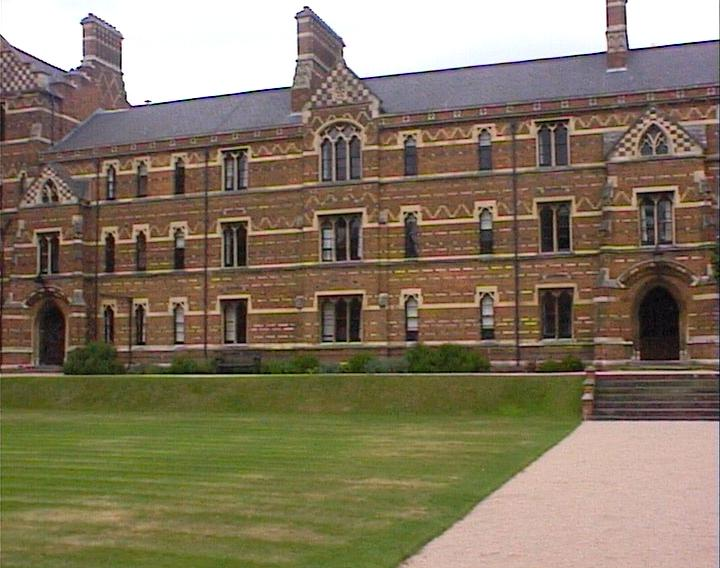
#> input picture sent to TA/images/building1.jpg, 720 x 568 px
$ jupyter execute P1.ipynb
#> lines starting #> are read from the running program, lines starting #| are printed output that depends on the picture; after the words box and inside, x2 and y2 are one past the last pixel; in counts of white or black regions, pixels touching at a corner belong together
<div dir=rtl>
    <h2>
        سوال اول پروژه - سینا باقری نژاد
    </h2>
    </div>

<div dir=rtl>
    ابتدا کتابخوانه های مورد نظر را فراخوانی می کنیم.
    </div>

[cell 1]
import cv2
import numpy as np
import matplotlib.pyplot as plt
import random

<div dir=rtl>
    به منظور نمایش خروجیها در آینده، تابعی را تعریف می کنیم
    </div>

[cell 2]
def showImages(img1, img2):
    plt.figure(figsize=(18, 10))
    plt.subplot(1,2,1); plt.imshow(img1)
    plt.subplot(1,2,2); plt.imshow(img2)
    plt.show()

<div dir=rtl>
    دو تصویر ساختمان را فراخوانده و نمایش میدهیم. همانطور که مشخص است، دو تصویر از یک ساختمان گرفته شده و موقعیت دوربین در هر دو تصویر یکسان است اما زاویه تصویر برداری متفاوت است. در تصویر دوم (تصویر سمت راست) دوربین به سمت راست حرکت کرده است. در این تمرین میخواهیم ماتریس هموگرافی را طوری بیابیم که از تصویر اول (سمت چپ) بتوان به تصویر دوم (سمت راست) منطبق شد.
    </div>

[cell 3]
image1 = cv2.imread('images/building1.jpg')
#> image1 is the input picture: shape (568, 720, 3); mean B, G, R 97.8, 119.2, 132.3
image2 = cv2.imread('images/building2.jpg')
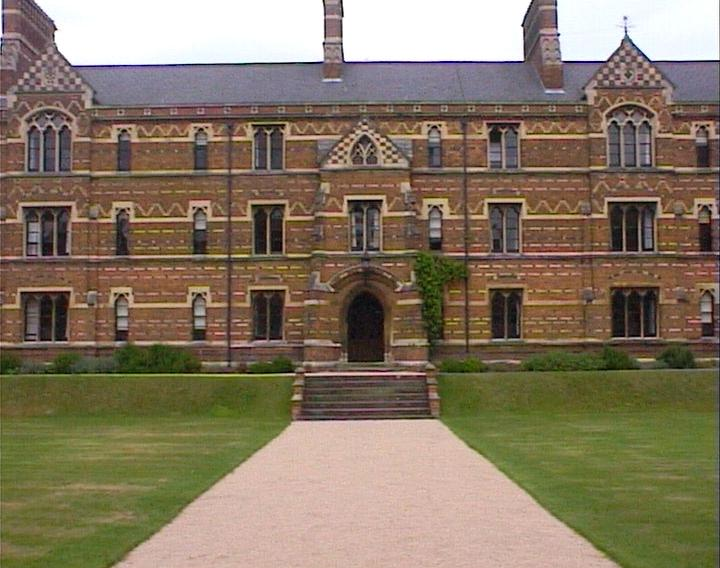
#> input picture sent to TA/images/building2.jpg, 720 x 568 px
#> image2 is the input picture: shape (568, 720, 3); mean B, G, R 98.5, 118.8, 133.1
showImages(image1, image2)

<div dir=rtl>
    ابتدا نقاط کلیدی در هر دو تصویر را شناسایی می کنیم. به این منظور از روش Harris استفاده کرده ایم. در این روش کنجها و گوشه ها به عنوان نقاط ویژگی در نظر گرفته می شوند. این نقاط را بر روی تصاویر نمایش داده ایم. همانطور که مشخص است، با تغییر پارامترها توانسته ایم نقاط مشخص و خوبی را تعیین کنیم.
    </div>

[cell 4]
def harrisCorner(img):
    feature_params = dict( maxCorners = 0,
                       qualityLevel = 0.05,
                       minDistance = 10,
                       useHarrisDetector=True,
                       blockSize = 7,
                       k = 0
                     )
    gray = cv2.cvtColor(img,cv2.COLOR_BGR2GRAY)
    corners = cv2.goodFeaturesToTrack(gray, mask = None, **feature_params)
    return corners

def showCorners(image, corners):
    img = image.copy()
    corners = np.int0(corners)
    for i in corners:
        x,y = i.ravel()
        cv2.circle(img,(x,y),3,255,-1)
    return img


corners1 = harrisCorner(image1)
#> in harrisCorner, `gray = cv2.cvtColor(img,cv2.COLOR_BGR2GRAY)`:
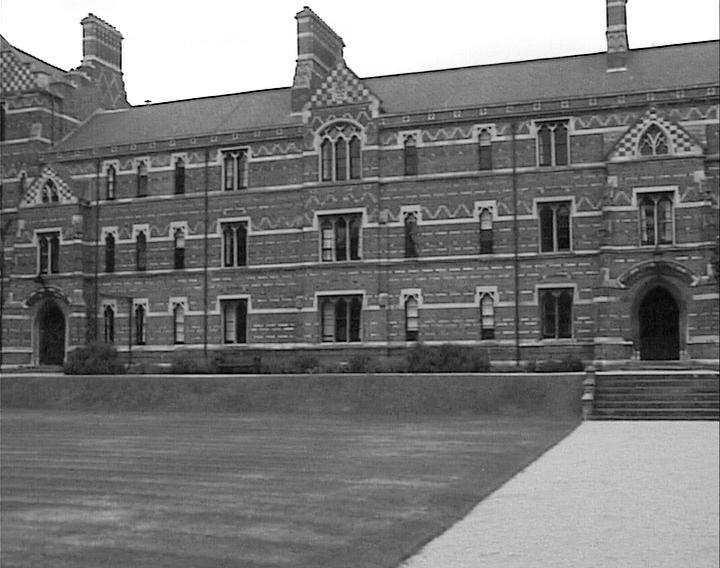
#> gray: shape (568, 720); min 0, max 255, mean 120.7
#> in harrisCorner, `corners = cv2.goodFeaturesToTrack(gray, mask = None, **feature_params)`: corners = 113 rows, first 8: [631, 46], [306, 8], [147, 102], [297, 15], [90, 15], [73, 70], [298, 62], [121, 72]
#> corners1 has the same summary as corners in harrisCorner
corners2 = harrisCorner(image2)
#> in harrisCorner (call 2), `gray = cv2.cvtColor(img,cv2.COLOR_BGR2GRAY)`:
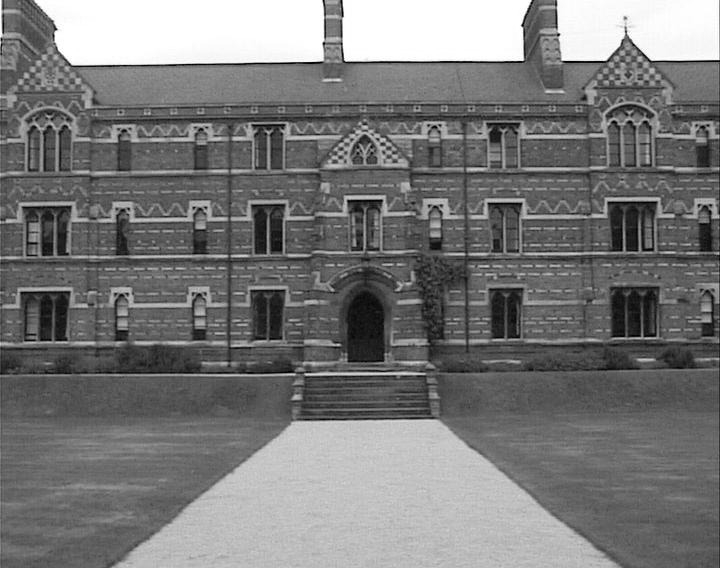
#> gray: shape (568, 720); min 0, max 255, mean 120.8
#> in harrisCorner (call 2), `corners = cv2.goodFeaturesToTrack(gray, mask = None, **feature_params)`: corners = 124 rows, first 8: [521, 58], [346, 58], [325, 44], [557, 35], [1, 34], [523, 24], [55, 28], [563, 59]
#> corners2 has the same summary as corners in harrisCorner

showImages(showCorners(image1, corners1), showCorners(image2, corners2))
#> in showCorners, `corners = np.int0(corners)`: corners = 113 rows, first 8: [631, 46], [306, 8], [147, 102], [297, 15], [90, 15], [73, 70], [298, 62], [121, 72]
#> the loop in showCorners, `for i in corners:` made 113 passes
#> after the loop in showCorners, `for i in corners:`:
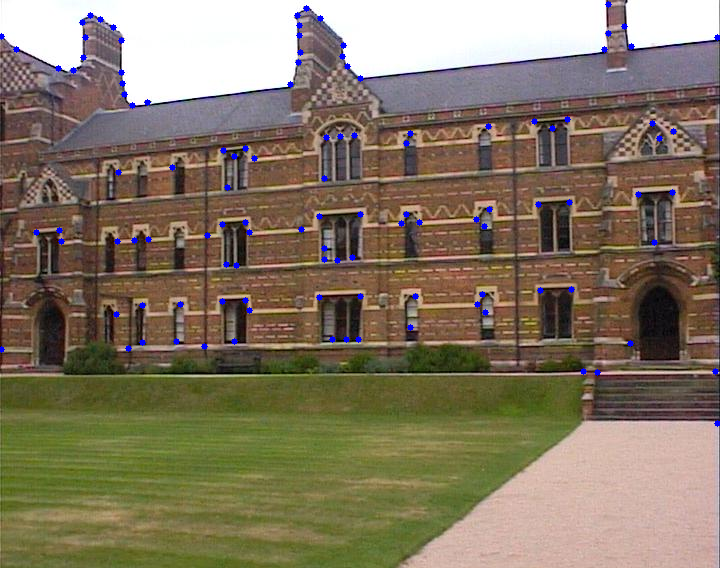
#> img: shape (568, 720, 3); 0.8% of pixels changed, all inside (x1, y1, x2, y2) = (0, 1, 720, 427)
#> in showCorners (call 2), `corners = np.int0(corners)`: corners = 124 rows, first 8: [521, 58], [346, 58], [325, 44], [557, 35], [1, 34], [523, 24], [55, 28], [563, 59]
#> the loop in showCorners (call 2), `for i in corners:` made 124 passes
#> after the loop in showCorners (call 2), `for i in corners:`:
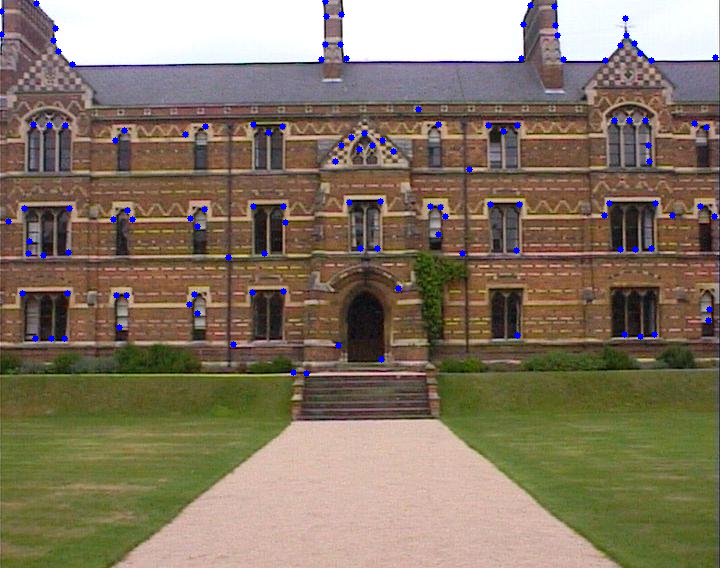
#> img: shape (568, 720, 3); 0.87% of pixels changed, all inside (x1, y1, x2, y2) = (0, 0, 719, 377)

<div dir=rtl>
    به منظور اینکه حرکت نقاط ویژگی را بین این دو تصویر رصد کنیم، از روش Lucas-Kanade استفاده خواهیم کرد. این روش نقاط ویژگی در یک تصویر را گرفته و محل آنها در تصویر دوم را پیش بینی میکند. از آنجایی که ما در هر دو تصویر نقاط ویژگی داریم، از این الگوریتم هر دو تصویر استفاده کرده ایم. یعنی هم بررسی کرده ایم که نقاط ویژگی تصویر اول به چه نقاطی در تصویر دوم رفته اند، و هم بررسی کرده ایم که نقاط ویژگی در تصویر دوم، از چه نقاطی از تصویر اول آمده اند. سپس نقاط متناظر را با هم گزارش میکنیم. اینطور از تمام نقاط ویژگی دو تصویر استفاده شده است.
    </div>

[cell 5]
def lk_tracker(img1, img2, keypoints):
    lk_params = dict(winSize  = (5,5),
                     maxLevel = 7,
                     criteria = (cv2.TERM_CRITERIA_EPS | cv2.TERM_CRITERIA_COUNT, 10, 0.03)
                    )
    img1_gray = cv2.cvtColor(img1, cv2.COLOR_BGR2GRAY)
    img2_gray = cv2.cvtColor(img2, cv2.COLOR_BGR2GRAY)
    p0 = keypoints
    mask = np.zeros_like(img1)
    color = np.random.randint(0,255,(100,3))
    p1, st, err = cv2.calcOpticalFlowPyrLK(img1_gray, img2_gray, p0, None, **lk_params)
    if p1 is not None:
        good_points_1 = p0[st==1]
        good_points_2 = p1[st==1]
    return good_points_1, good_points_2

def two_side_lk(img1, img2, keypoints1, keypoints2):
    p1, p2 = lk_tracker(img1, img2, keypoints1)
#> in lk_tracker, `lk_params = dict(winSize  = (5,5), maxLevel = 7, criteria = (cv2.TERM_..`: lk_params = {'winSize': (5, 5), 'maxLevel': 7, 'criteria': (3, 10, 0.03)}
#> in lk_tracker, `p0 = keypoints`: p0 = 113 rows, first 8: [631, 46], [306, 8], [147, 102], [297, 15], [90, 15], [73, 70], [298, 62], [121, 72]
#> in lk_tracker, `p1, st, err = cv2.calcOpticalFlowPyrLK(img1_gray, img2_gray, p0, None,..`: p1 = 113 rows, first 8: [563.8, 58.02], [332.8, -14.87], [26.27, -7.12], [148.6, 72.77], [33.28, -119.7], [-66.3, -4.66], [324.6, 44.99], [40.87, -34.16]; st = 113 values, max 1 at index 0, min 0 at index 1, mean 0.699; err = 113 values, max 57.51 at index 65, min -30615.2 at index 104, mean -1205.4
#> in lk_tracker, `good_points_1 = p0[st==1]`: good_points_1 = 79 pairs, first value 59 to 673, second value 4 to 372
#> in lk_tracker, `good_points_2 = p1[st==1]`: good_points_2 = 79 pairs, first value 25.19 to 667.5, second value 0.708 to 373.3
    q2, q1 = lk_tracker(img2, img1, keypoints2)
    good_points_1 = np.concatenate((p1, q1), axis=0)
    good_points_2 = np.concatenate((p2, q2), axis=0)
    return good_points_1, good_points_2

good_points_1, good_points_2 = two_side_lk(image1, image2, corners1, corners2)
#> in two_side_lk, `p1, p2 = lk_tracker(img1, img2, keypoints1)`: p1 has the same summary as good_points_1 in lk_tracker; p2 has the same summary as good_points_2 in lk_tracker
#> in lk_tracker (call 2), `p0 = keypoints`: p0 has the same summary as corners in showCorners
#> in lk_tracker (call 2), `p1, st, err = cv2.calcOpticalFlowPyrLK(img1_gray, img2_gray, p0, None,..`: p1 = 124 rows, first 8: [604.4, 48.14], [354.9, 69.42], [299.7, 40.68], [624.5, 31.74], [-125.3, 29.2], [607.6, 10.07], [-282.6, 26.41], [630.7, 46.94]; st = 124 values, max 1 at index 0, min 0 at index 4, mean 0.669
#> in two_side_lk, `q2, q1 = lk_tracker(img2, img1, keypoints2)`: q2 = 83 pairs, first value 29 to 672, second value 5 to 373; q1 = 83 pairs, first value 4.4 to 719.2, second value 10.07 to 371.7
#> in two_side_lk, `good_points_1 = np.concatenate((p1, q1), axis=0)`: good_points_1 = 162 pairs, first value 4.4 to 719.2, second value 4 to 372
#> in two_side_lk, `good_points_2 = np.concatenate((p2, q2), axis=0)`: good_points_2 = 162 pairs, first value 25.19 to 672, second value 0.708 to 373.3

<div dir=rtl>
    همانطور که میبینید در دو تصویر بردارهایی مشاهده می شود. ابتدای هر بردار نقطه ای را نمایش می دهد که در تصویر اول بوده است و انتهای بردار نشان میدهد که آن نقطه به چه محلی در تصویر دوم رفته است. همانطور که میبینید، تعداد بردارهای حاصل بسیار زیاد هستند و همه با هم در جهت چرخش تصویر موافق نیستند. بنابراین لازم است با رای گیری به روش ransac آن جهت بردارهایی که رای بیشتری را میآورند را بدست آوریم.
    </div>

[cell 6]
color = np.random.randint(0, 255, (len(good_points_1), 3))
#> color = 162 rows, first 8: [222, 91, 43], [63, 159, 148], [198, 9, 188], [91, 111, 163], [83, 76, 18], [113, 74, 226], [225, 171, 131], [140, 228, 58]
mask = np.zeros_like(image1)
frame1 = image1.copy()
frame2 = image2.copy()
for i,(i2,i1) in enumerate(zip(good_points_2, good_points_1)):
    a,b = i2.ravel()
    c,d = i1.ravel()
    mask = cv2.line(mask, (int(a),int(b)),(int(c),int(d)), color[i].tolist(), 2)
    frame1 = cv2.circle(frame1,(int(a),int(b)),5,color[i].tolist(),-1)
    frame2 = cv2.circle(frame2,(int(a),int(b)),5,color[i].tolist(),-1)
#> this loop made 162 passes
#> (a, b, c, d) on passes 1 to 3: (563.8, 58.02, 631, 46), (148.6, 72.77, 297, 15), (324.6, 44.99, 298, 62)
#> frame1: shape (568, 720, 3); mean B, G, R 98.6, 119.9, 132.2
#> frame2: shape (568, 720, 3); mean B, G, R 99.3, 119.4, 133.1
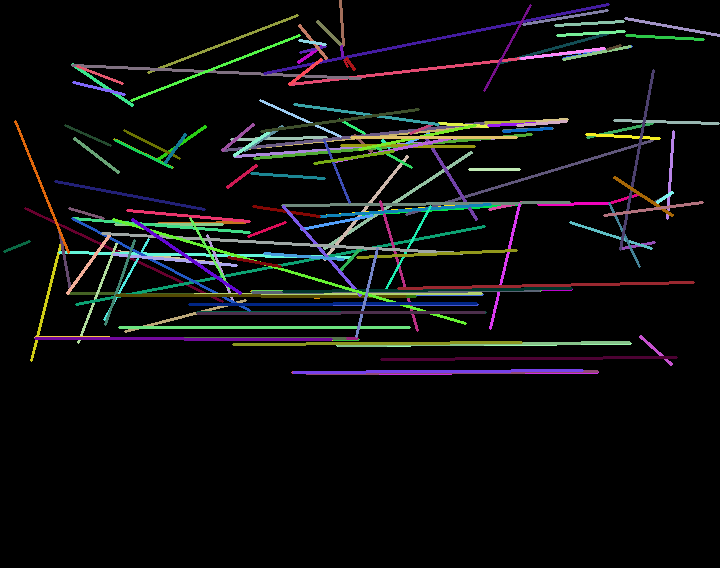
#> mask: shape (568, 720, 3); mean of channels 0, 1, 2 13.4, 13.5, 12.7; drawn as B, G, R
img1 = cv2.add(frame1,mask)
img2 = cv2.add(frame2,mask)

showImages(img1, img2)

<div dir=rtl>
    به منظور محاسبه ماتریس هموگرافی ما نیاز به ۴ جفت نقطه متناظر یا همان بردارهای تصویر قبل داریم. با هر ۴ جهت نقطه، چه با هم موافق یا مخالف باشند، یک ماتریس هموگرافی حاصل می شود. تابع مربوط به محاسبه ماتریس هموگرافی در ادامه تعریف شده است. همچنین تابعی برای انتخاب تصادفی بین این بردارها نیز تعریف شده است. با هر بار اجرای تکه کد پایین، یک ماتریس هموگرافی تولید می شود که به احتمال زیاد با تکرار این کار ماتریس متفاوتی حاصل خواهد شد. زیرا هر بار ۴ تا از بردارهای تصویر بالا را به تصادف انتخاب کرده و با توجه به آن ماتریس هموگرافی را محاسبه می کند.
    </div>

[cell 7]
def get_random_points(points_1, points_2, k=4):
    indices = random.sample(list(range(len(points_1))), k)
    return points_1[indices], points_2[indices]

def homography(p1, p2):
    A = np.zeros((len(p1) * 2, 9))
    for i in range(len(p1)):
        x1, y1 = p1[i, 0], p1[i, 1]
        x2, y2 = p2[i, 0], p2[i, 1]
        A[2*i] = [-x1, -y1, -1, 0, 0, 0, x2*x1, x2*y1, x2]
        A[2*i+1] = [0, 0, 0, -x1, -y1, -1, y2*x1, y2*y1, y2]

    u, s, vh = np.linalg.svd(A)
    h = vh[8].reshape(3, 3)
    return h

p1, p2 = get_random_points(good_points_1, good_points_2)
#> in get_random_points, `indices = random.sample(list(range(len(points_1))), k)`: indices = [98, 107, 10, 66]
#> p1 = [[244.5, 150.3], [249.6, 221.2], [360, 296], [410, 133]]; p2 = [[282, 126], [127, 210], [67.18, 293.6], [434.7, 123.6]]
h = homography(p1, p2)
#> the loop in homography, `for i in range(len(p1)):` made 4 passes
#> (x1, y1, x2, y2) on passes 1 to 4: (244.5, 150.3, 282, 126), (249.6, 221.2, 127, 210), (360, 296, 67.18, 293.6), (410, 133, 434.7, 123.6)
#> in homography, `u, s, vh = np.linalg.svd(A)`: s = [264381.3, 48124.2, 701.2, 365.3, 105.2, 66.54, 11.81, 0.0671]
#> in homography, `h = vh[8].reshape(3, 3)`: h = [[0.00267, -0.00582, 0.959], [0.000543, 0.00318, -0.282], [2.05e-06, 4.53e-07, 0.00204]]
h
#> Out has the same summary as h in homography

<div dir=rtl>
    بنابراین برای اینکه ماتریس هموگرافی متناظر با جهت حرکت دوربین را پیدا کنیم، از رای گیری به روش Ransac استفاده خواهیم کرد. در این روش هر بار به طور تصادف ۴ جفت نقطه متناظر در نظر گرفته شده و ماتریس هموگرافی را تشکیل میدهیم. سپس همه نقاط را با استفاده از این ماتریس هموگرافی انتقال میدهیم. اگر اختلاف نقطه انتقال یافته با نقطه ای که بردار مربوطه هر نقطه بیان میکند کم بود، آن نقطه به عنوان یک رای برای ماتریس هموگرافی تعیین میشود. بدیهی است که برای محاسبه ماتریس هموگرافی بهینه، باید همه حالات ممکن بررسی شود. اما چون با توجه به تعداد بالای جفت نقاط، تعداد حالات بسیار بالا است، تعداد دور نمونه گیری را با استفاده از علم آمار طوری تعیین میکنیم که احتمال اینکه بتوانیم یک ترکیب از ۴ برداری که جهت درست را مشخص میکنند انتخاب کنیم حداقل به اندازه p باشد. یعنی بتوانیم با ضریب اطمینان p بگوییم که هیچ بردار نادرست و پرتی در تعیین هموگرافی نقشی نداشته است.
    </div>

[cell 8]
def to_homogeneous(points):
    return np.append(points, np.ones([points.shape[0], 1]), axis=1)

def to_cartesian(points):
    return np.delete(points / points[:,-1].reshape(-1,1), -1, axis=1)

def n_iteration(p, e, s=4):
    return round(np.log(1-p)/np.log(1-(1-e)**s))

def get_votes(good_points_1, good_points_2, h, threshold):
    points_prime = to_cartesian((h @ to_homogeneous(good_points_1).T).T)
    votes = np.linalg.norm(points_prime - good_points_2, axis=1) < threshold
    count_votes = votes.sum()
    voters = (good_points_1[votes], good_points_2[votes])
    return count_votes, voters

def ransac(good_points_1, good_points_2, iterations, threshold=5):
    best_h = np.zeros((3, 3))
    best_votes = 0
    best_voters = (0, 0)
    for _ in range(iterations):
        p1, p2 = get_random_points(good_points_1, good_points_2)
        h = homography(p1, p2)
        votes, voters = get_votes(good_points_1, good_points_2, h, threshold)
        if votes > best_votes:
            best_votes = votes
            best_h = h
            best_voters = voters
    return best_h, best_votes, best_voters

<div dir=rtl>
    در تصویر زیر، بردارها (جفت نقاط) که به ماتریس هموگرافی منتخب از طریق ransac رای داده اند را مشاهده می کنید. ماتریس هموگرافی ۳۲ رای موافق از جفت نقاط را کسب کرده است. همانطور که دیده میشود همه این بردارها به حرکت دوربین به سمت راست اعتقاد دارند و به نظر میرسد ماتریس هموگرافی مناسبی انتخاب شده است.
    </div>

[cell 9]
p = 0.99
e = 0.9
iterations = n_iteration(p, e)

h, v, bv = ransac(good_points_1, good_points_2, iterations, threshold=5)
#> the loop in ransac, `for _ in range(iterations):` made 46049 passes
#> (indices in get_random_points, p1, p2, s in homography, count_votes in get_votes, votes, best_voters) on passes 1, 8: ([130, 124, 103, 77], [[171.8, 167.3], [539.8, 290.3], [415.4, 296.5], [301, 229]], [[115, 140], [252, 292], [126, 295], [372.4, 215.8]], [332331.4, 25267.6, 911.4, 248.7, 81.12, 74.19, 10.2, 0.201], 5, 5, 2 point arrays, longest 5 points), ([52, 141, 122, 113], [[630, 343], [314.7, 163.7], [179.4, 158.5], [481.6, 293.7]], [[337.9, 345.3], [393, 151], [124, 130], [194, 294]], [428420.4, 13221.7, 1000.7, 230, 172.8, 50.3, 17.06, 0.211], 7, 7, 2 point arrays, longest 7 points)

color = np.random.randint(0, 255, (len(bv[1]), 3))
mask = np.zeros_like(image1)
frame1 = image1.copy()
frame2 = image2.copy()
for i,(i2,i1) in enumerate(zip(bv[1], bv[0])):
    a,b = i2.ravel()
    c,d = i1.ravel()
    mask = cv2.line(mask, (int(a),int(b)),(int(c),int(d)), color[i].tolist(), 2)
    frame1 = cv2.circle(frame1,(int(a),int(b)),5,color[i].tolist(),-1)
    frame2 = cv2.circle(frame2,(int(a),int(b)),5,color[i].tolist(),-1)
#> this loop made 32 passes
#> (i2, i1) on passes 1 to 8: ([72.98, 65.56], [360, 78]), ([67.18, 293.6], [360, 296]), ([194.4, 294.5], [482, 294]), ([51.07, 338], [346, 339]), ([306.4, 373.3], [597, 372]), ([64.51, 338.2], [358, 339]), ([197.6, 312.3], [485, 312]), ([337.9, 345.3], [630, 343])
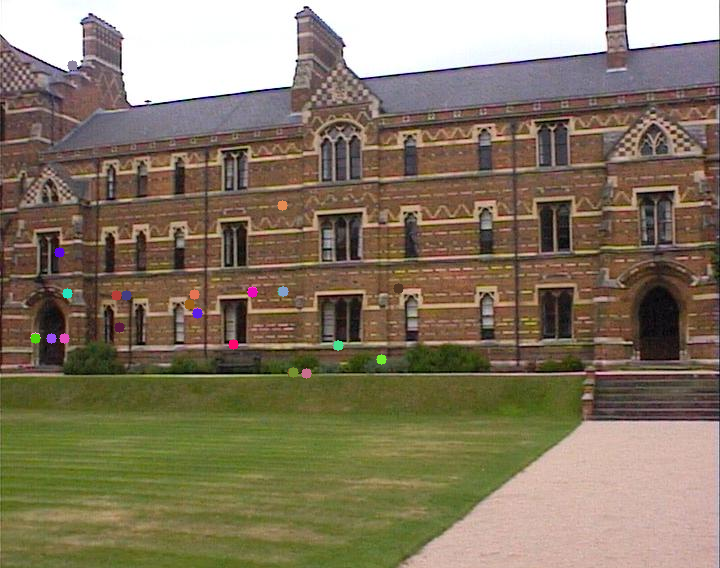
#> frame1: shape (568, 720, 3); mean B, G, R 98, 119.3, 132.4
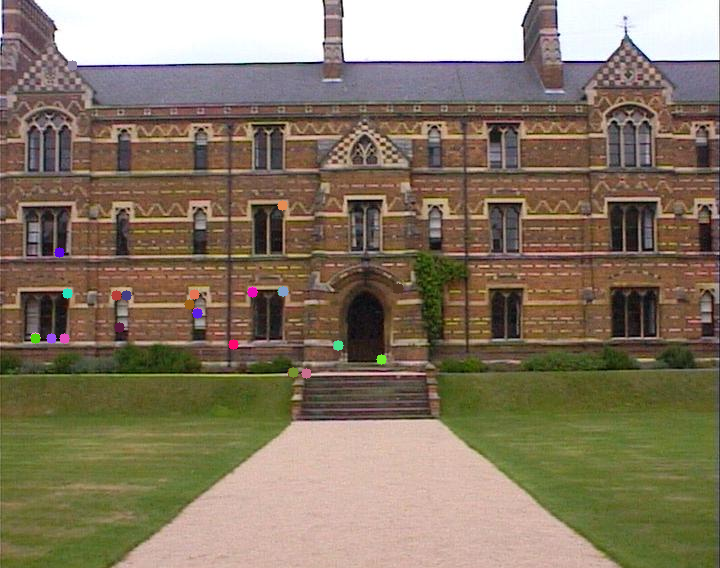
#> frame2: shape (568, 720, 3); mean B, G, R 98.7, 118.9, 133.3
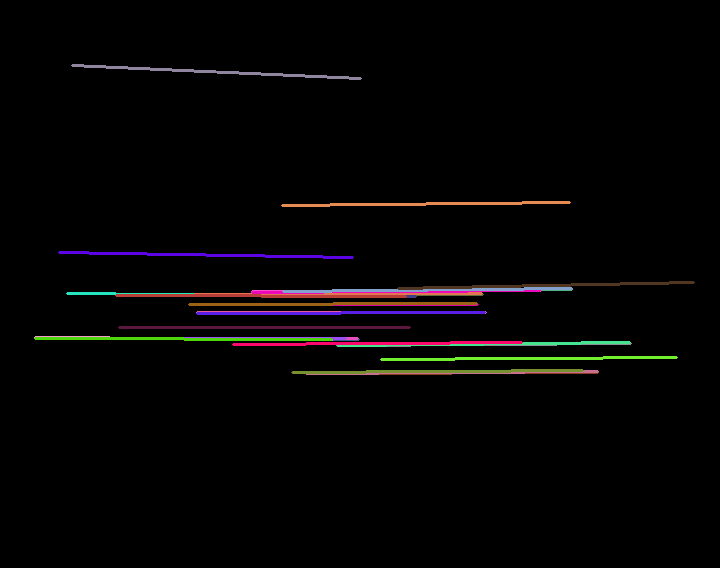
#> mask: shape (568, 720, 3); mean of channels 0, 1, 2 3.8, 3.7, 5; drawn as B, G, R
img1 = cv2.add(frame1,mask)
img2 = cv2.add(frame2,mask)

print('Max Votes:', v)
#| Max Votes: 32
showImages(img1, img2)

<div dir=rtl>
    حال با استفاده از ماتریس هموگرافی محاسبه شده، تصویر اول را به طوری دوران میدهیم که بر تصویر دوم منطبق شود. در زیر دو تصویر را مشاهده میکنید. تصویر سمت راست همان تصویر دوم است و تصویر سمت چپ، تصویر اول است که با چرخش در محل تصویر دوم آمده است. همانطور که مشخص است این حرکت به خوبی انجام شده و تصویر اول دقیقا در محل تصویر دوم قرار گرفته است.
    </div>

[cell 10]
x, y = image2.shape[:2]
transfered_image1 = cv2.warpPerspective(image1, h, (y, x))
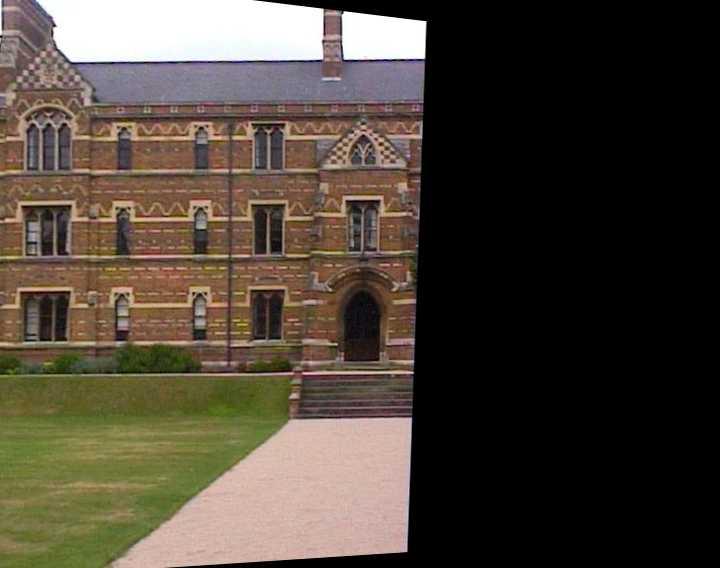
#> transfered_image1: shape (568, 720, 3); mean B, G, R 56.9, 67.8, 76.7
showImages(transfered_image1, image2)
